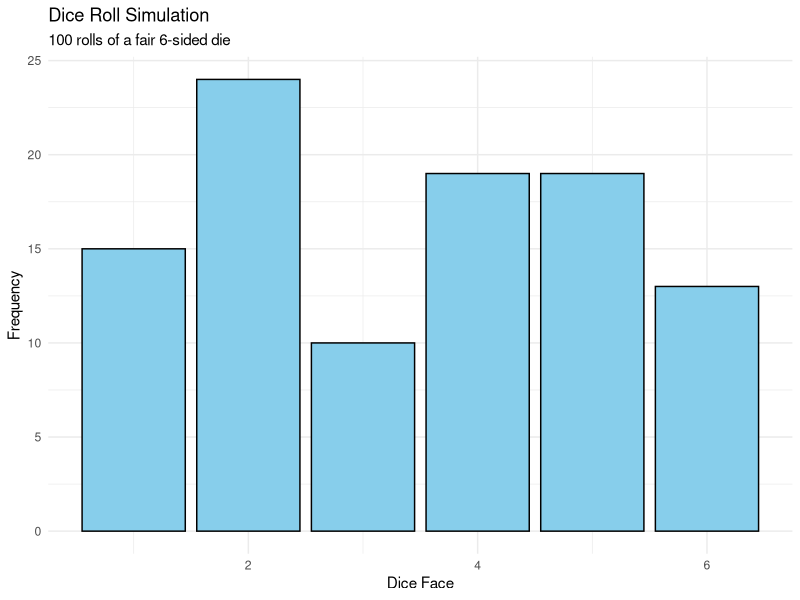

The R source for this figure:
# Fun Dice Roller in R!

# 1. Set up the dice roll function
roll_dice <- function(num_rolls = 10) {
  # Roll a fair 6-sided die 'num_rolls' times
  rolls <- sample(1:6, size = num_rolls, replace = TRUE)
  return(rolls)
}

# 2. Roll the dice 100 times!
set.seed(42) # Ensures reproducibility (so we can "cheat" a little)
dice_rolls <- roll_dice(100)

# 3. Visualize the result
library(ggplot2)
ggplot(data.frame(roll = dice_rolls), aes(x = roll)) +
  geom_bar(fill = "skyblue", color = "black") +
  theme_minimal() +
  labs(
    title = "Dice Roll Simulation",
    subtitle = "100 rolls of a fair 6-sided die",
    x = "Dice Face",
    y = "Frequency"
  )

# 4. Fun message
cat("The dice has been rolled! Let's see if you're lucky today... 🎲\n")

# this is a fun script where you roll the dice 100 times 

